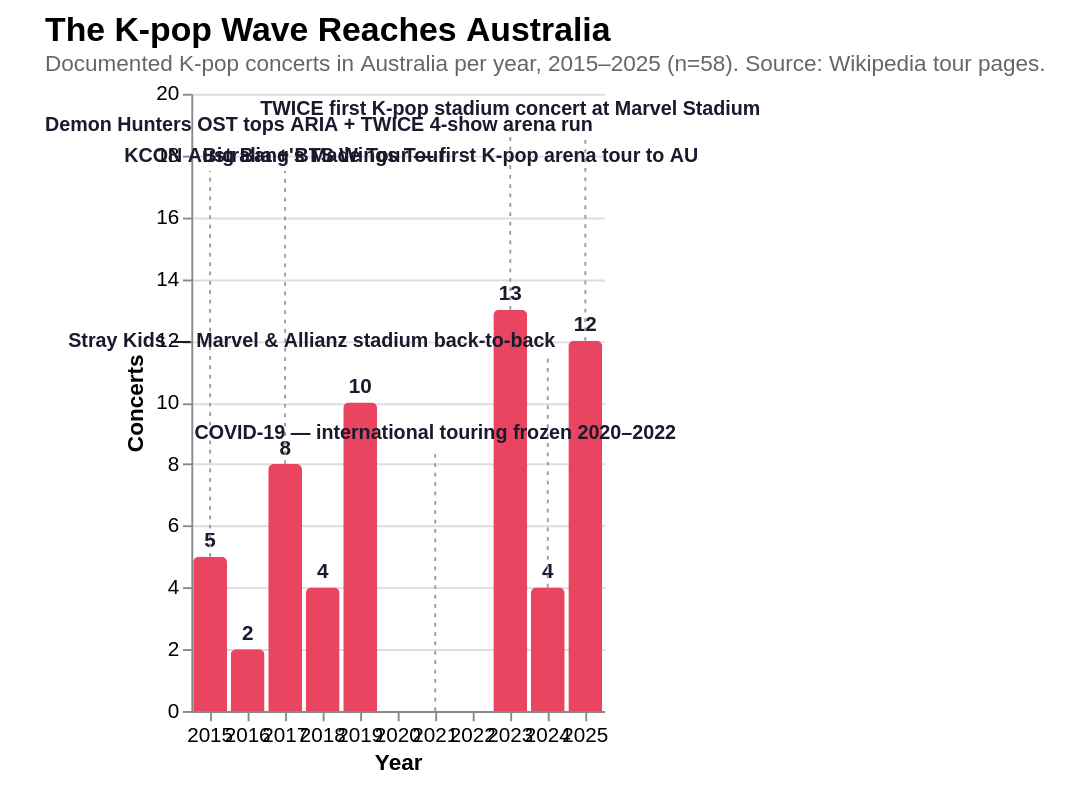

Write a Vega-Lite specification for this figure.
### Vega-Lite specification from a JSON file in a GitHub repository (floating-point values rounded to 4 significant figures)
{"$schema": "https://vega.github.io/schema/vega-lite/v5.json", "title": {"text": "The K-pop Wave Reaches Australia", "subtitle": "Documented K-pop concerts in Australia per year, 2015–2025 (n=58). Source: Wikipedia tour pages.", "anchor": "start", "fontSize": 18, "subtitleFontSize": 12, "subtitleColor": "#666"}, "width": "container", "height": 420, "padding": {"left": 24, "right": 24, "top": 8, "bottom": 8}, "autosize": {"type": "fit-x", "contains": "padding"}, "config": {"view": {"stroke": null}, "axis": {"labelFontSize": 11, "titleFontSize": 12}, "legend": {"orient": "bottom", "titleFontSize": 12, "labelFontSize": 11, "padding": 12, "offset": 12, "columns": 0}}, "encoding": {"x": {"field": "year", "type": "ordinal", "title": "Year", "axis": {"labelAngle": 0}}}, "layer": [{"data": {"values": [{"year": 2015, "concerts": 5}, {"year": 2016, "concerts": 2}, {"year": 2017, "concerts": 8}, {"year": 2018, "concerts": 4}, {"year": 2019, "concerts": 10}, {"year": 2020, "concerts": 0}, {"year": 2021, "concerts": 0}, {"year": 2022, "concerts": 0}, {"year": 2023, "concerts": 13}, {"year": 2024, "concerts": 4}, {"year": 2025, "concerts": 12}]}, "mark": {"type": "bar", "color": "#e94560", "cornerRadiusEnd": 3}, "encoding": {"y": {"field": "concerts", "type": "quantitative", "title": "Concerts", "axis": {"tickMinStep": 1}, "scale": {"domain": [0, 20]}}, "tooltip": [{"field": "year", "title": "Year"}, {"field": "concerts", "title": "Concerts"}]}}, {"data": {"values": [{"year": 2015, "concerts": 5}, {"year": 2016, "concerts": 2}, {"year": 2017, "concerts": 8}, {"year": 2018, "concerts": 4}, {"year": 2019, "concerts": 10}, {"year": 2023, "concerts": 13}, {"year": 2024, "concerts": 4}, {"year": 2025, "concerts": 12}]}, "mark": {"type": "text", "color": "#1a1a2e", "dy": -8, "fontWeight": "bold", "fontSize": 11}, "encoding": {"y": {"field": "concerts", "type": "quantitative"}, "text": {"field": "concerts"}}}, {"data": {"values": [{"year": 2015, "bar_y": 5, "label_y": 17.5}, {"year": 2017, "bar_y": 8, "label_y": 17.5}, {"year": 2021, "bar_y": 0, "label_y": 8.5}, {"year": 2023, "bar_y": 13, "label_y": 19}, {"year": 2024, "bar_y": 4, "label_y": 11.5}, {"year": 2025, "bar_y": 12, "label_y": 18.5}]}, "mark": {"type": "rule", "stroke": "#9a9aa0", "strokeWidth": 1, "strokeDash": [2, 3]}, "encoding": {"x": {"field": "year", "type": "ordinal"}, "y": {"field": "bar_y", "type": "quantitative"}, "y2": {"field": "label_y"}}}, {"data": {"values": [{"year": 2015, "label_y": 17.5, "label": "Big Bang's Made Tour — first K-pop arena tour to AU"}]}, "mark": {"type": "text", "align": "left", "dx": -4, "dy": -8, "fontWeight": "bold", "color": "#1a1a2e", "fontSize": 10.5, "lineBreak": "\n"}, "encoding": {"x": {"field": "year", "type": "ordinal"}, "y": {"field": "label_y", "type": "quantitative"}, "text": {"field": "label"}}}, {"data": {"values": [{"year": 2017, "label_y": 17.5, "label": "KCON Australia + BTS Wings Tour"}, {"year": 2021, "label_y": 8.5, "label": "COVID-19 — international touring frozen 2020–2022"}, {"year": 2023, "label_y": 19, "label": "TWICE first K-pop stadium concert at Marvel Stadium"}]}, "mark": {"type": "text", "align": "center", "dy": -8, "fontWeight": "bold", "color": "#1a1a2e", "fontSize": 10.5, "lineBreak": "\n"}, "encoding": {"x": {"field": "year", "type": "ordinal"}, "y": {"field": "label_y", "type": "quantitative"}, "text": {"field": "label"}}}, {"data": {"values": [{"year": 2024, "label_y": 11.5, "label": "Stray Kids — Marvel & Allianz stadium back-to-back"}, {"year": 2025, "label_y": 18.5, "label": "Demon Hunters OST tops ARIA + TWICE 4-show arena run"}]}, "mark": {"type": "text", "align": "right", "dx": 4, "dy": -8, "fontWeight": "bold", "color": "#1a1a2e", "fontSize": 10.5, "lineBreak": "\n"}, "encoding": {"x": {"field": "year", "type": "ordinal"}, "y": {"field": "label_y", "type": "quantitative"}, "text": {"field": "label"}}}]}
